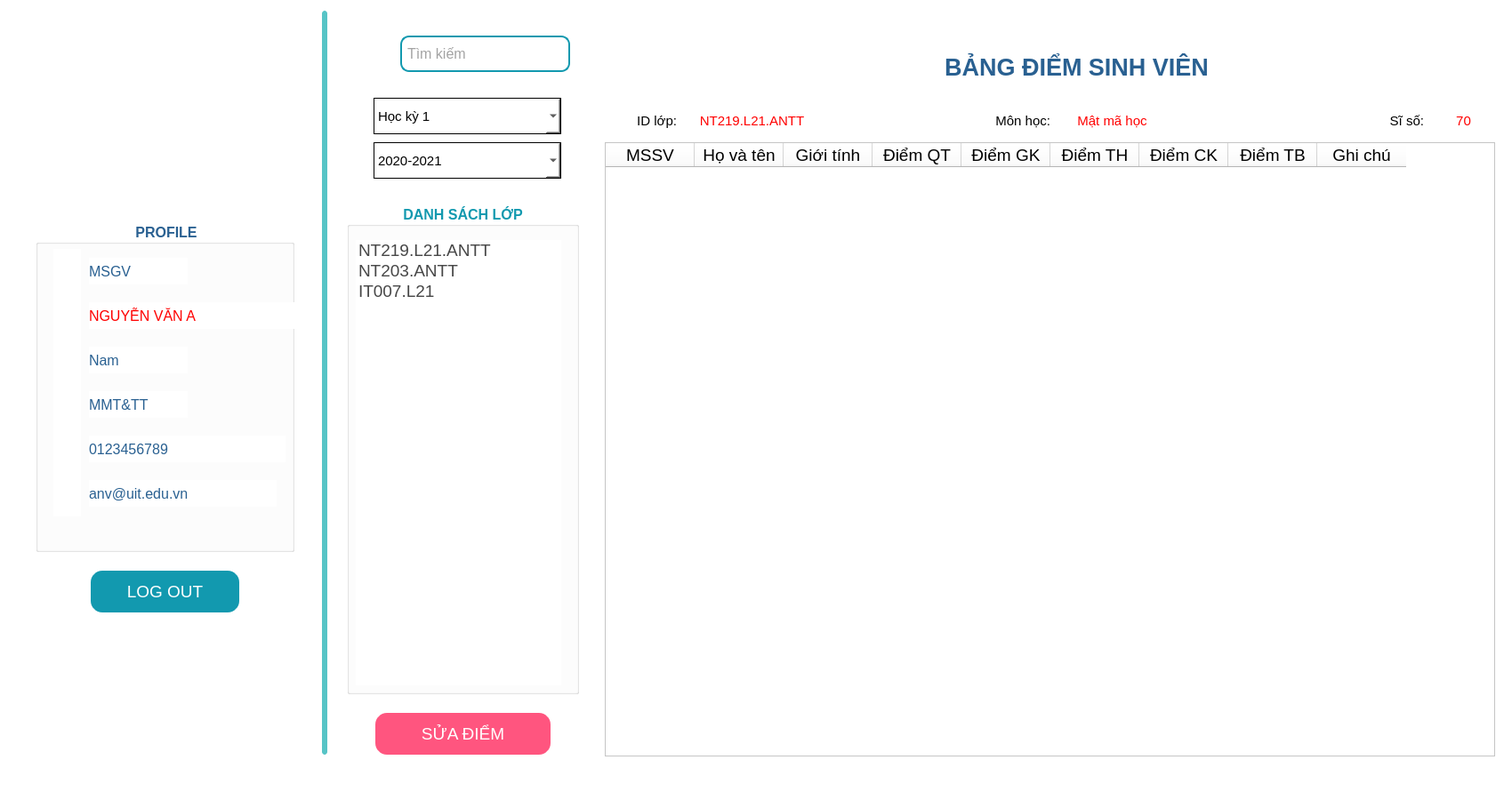
<?xml version="1.0" encoding="UTF-8"?>
<ui version="4.0">
 <class>TeacherForm</class>
 <widget class="QWidget" name="TeacherForm">
  <property name="geometry">
   <rect>
    <x>0</x>
    <y>0</y>
    <width>1700</width>
    <height>900</height>
   </rect>
  </property>
  <property name="minimumSize">
   <size>
    <width>1700</width>
    <height>900</height>
   </size>
  </property>
  <property name="maximumSize">
   <size>
    <width>1700</width>
    <height>900</height>
   </size>
  </property>
  <property name="font">
   <font>
    <family>Segoe UI</family>
    <pointsize>12</pointsize>
   </font>
  </property>
  <property name="windowTitle">
   <string>Teacher</string>
  </property>
  <property name="windowIcon">
   <iconset>
    <normaloff>uit.ico</normaloff>uit.ico</iconset>
  </property>
  <property name="styleSheet">
   <string notr="true">background-color:white
</string>
  </property>
  <widget class="QLineEdit" name="lineEdit">
   <property name="geometry">
    <rect>
     <x>360</x>
     <y>10</y>
     <width>10</width>
     <height>841</height>
    </rect>
   </property>
   <property name="styleSheet">
    <string notr="true">background-color: #57C4C6; border-style: outset; border-width: 2px; border-radius: 5px; border-color: white; padding: 4px; color:white</string>
   </property>
  </widget>
  <widget class="QGroupBox" name="groupboxProfile">
   <property name="geometry">
    <rect>
     <x>40</x>
     <y>250</y>
     <width>291</width>
     <height>371</height>
    </rect>
   </property>
   <property name="font">
    <font>
     <family>MS Shell Dlg 2</family>
     <pointsize>12</pointsize>
     <weight>75</weight>
     <bold>true</bold>
    </font>
   </property>
   <property name="styleSheet">
    <string notr="true">color: #296091; border-color: white;</string>
   </property>
   <property name="title">
    <string>PROFILE</string>
   </property>
   <property name="alignment">
    <set>Qt::AlignCenter</set>
   </property>
   <widget class="QLabel" name="labelName">
    <property name="geometry">
     <rect>
      <x>60</x>
      <y>90</y>
      <width>231</width>
      <height>30</height>
     </rect>
    </property>
    <property name="font">
     <font>
      <family>MS Shell Dlg 2</family>
      <pointsize>12</pointsize>
      <weight>50</weight>
      <bold>false</bold>
     </font>
    </property>
    <property name="styleSheet">
     <string notr="true">color: red
</string>
    </property>
    <property name="text">
     <string>NGUYỄN VĂN A</string>
    </property>
   </widget>
   <widget class="QLabel" name="labelPhone">
    <property name="geometry">
     <rect>
      <x>60</x>
      <y>240</y>
      <width>221</width>
      <height>30</height>
     </rect>
    </property>
    <property name="font">
     <font>
      <pointsize>12</pointsize>
     </font>
    </property>
    <property name="text">
     <string>0123456789</string>
    </property>
   </widget>
   <widget class="QLabel" name="label_2">
    <property name="geometry">
     <rect>
      <x>20</x>
      <y>30</y>
      <width>31</width>
      <height>301</height>
     </rect>
    </property>
    <property name="text">
     <string/>
    </property>
    <property name="pixmap">
     <pixmap>IconProfile.png</pixmap>
    </property>
   </widget>
   <widget class="QLabel" name="labelMail">
    <property name="geometry">
     <rect>
      <x>60</x>
      <y>290</y>
      <width>211</width>
      <height>30</height>
     </rect>
    </property>
    <property name="font">
     <font>
      <pointsize>12</pointsize>
     </font>
    </property>
    <property name="text">
     <string>anv@uit.edu.vn</string>
    </property>
   </widget>
   <widget class="QLabel" name="labelFaculty">
    <property name="geometry">
     <rect>
      <x>60</x>
      <y>190</y>
      <width>111</width>
      <height>30</height>
     </rect>
    </property>
    <property name="font">
     <font>
      <pointsize>12</pointsize>
     </font>
    </property>
    <property name="text">
     <string>MMT&amp;TT</string>
    </property>
   </widget>
   <widget class="QLabel" name="labelSex">
    <property name="geometry">
     <rect>
      <x>60</x>
      <y>140</y>
      <width>111</width>
      <height>30</height>
     </rect>
    </property>
    <property name="font">
     <font>
      <pointsize>12</pointsize>
     </font>
    </property>
    <property name="text">
     <string>Nam</string>
    </property>
   </widget>
   <widget class="QLabel" name="labelIDTeacher">
    <property name="geometry">
     <rect>
      <x>60</x>
      <y>40</y>
      <width>111</width>
      <height>30</height>
     </rect>
    </property>
    <property name="font">
     <font>
      <pointsize>12</pointsize>
     </font>
    </property>
    <property name="text">
     <string>MSGV</string>
    </property>
   </widget>
   <zorder>label_2</zorder>
   <zorder>labelName</zorder>
   <zorder>labelPhone</zorder>
   <zorder>labelMail</zorder>
   <zorder>labelFaculty</zorder>
   <zorder>labelSex</zorder>
   <zorder>labelIDTeacher</zorder>
  </widget>
  <widget class="QPushButton" name="buttonLogout">
   <property name="geometry">
    <rect>
     <x>100</x>
     <y>640</y>
     <width>171</width>
     <height>51</height>
    </rect>
   </property>
   <property name="font">
    <font>
     <family>MS Shell Dlg 2</family>
     <pointsize>14</pointsize>
    </font>
   </property>
   <property name="styleSheet">
    <string notr="true">background-color: rgb(18,153,175); border-style: outset; border-width: 2px; border-radius: 15px; border-color: white; padding: 4px; color:white</string>
   </property>
   <property name="text">
    <string>LOG OUT</string>
   </property>
  </widget>
  <widget class="QLabel" name="label_3">
   <property name="geometry">
    <rect>
     <x>20</x>
     <y>740</y>
     <width>331</width>
     <height>151</height>
    </rect>
   </property>
   <property name="text">
    <string/>
   </property>
   <property name="pixmap">
    <pixmap>decorate.png</pixmap>
   </property>
  </widget>
  <widget class="QLineEdit" name="lineSearch">
   <property name="geometry">
    <rect>
     <x>450</x>
     <y>40</y>
     <width>191</width>
     <height>41</height>
    </rect>
   </property>
   <property name="font">
    <font>
     <family>MS Shell Dlg 2</family>
     <pointsize>12</pointsize>
     <italic>false</italic>
    </font>
   </property>
   <property name="styleSheet">
    <string notr="true">background-color: white; border-style: solid; border-width: 2px; border-radius: 10px; border-color: rgb(18,153,175); padding: 4px; color: #474747;</string>
   </property>
   <property name="text">
    <string/>
   </property>
   <property name="placeholderText">
    <string>Tìm kiếm</string>
   </property>
  </widget>
  <widget class="QLabel" name="buttonSearch">
   <property name="geometry">
    <rect>
     <x>400</x>
     <y>40</y>
     <width>41</width>
     <height>41</height>
    </rect>
   </property>
   <property name="text">
    <string/>
   </property>
   <property name="pixmap">
    <pixmap>lookup.png</pixmap>
   </property>
   <property name="alignment">
    <set>Qt::AlignCenter</set>
   </property>
  </widget>
  <widget class="QLabel" name="label">
   <property name="geometry">
    <rect>
     <x>80</x>
     <y>40</y>
     <width>211</width>
     <height>201</height>
    </rect>
   </property>
   <property name="styleSheet">
    <string notr="true">border-style: outset; border-width: 2px; border-radius: 5px; border-color: white; padding: 4px;</string>
   </property>
   <property name="text">
    <string/>
   </property>
   <property name="pixmap">
    <pixmap>image.png</pixmap>
   </property>
   <property name="alignment">
    <set>Qt::AlignCenter</set>
   </property>
  </widget>
  <widget class="QComboBox" name="selectYear">
   <property name="geometry">
    <rect>
     <x>420</x>
     <y>160</y>
     <width>211</width>
     <height>41</height>
    </rect>
   </property>
   <property name="font">
    <font>
     <family>MS Shell Dlg 2</family>
     <pointsize>11</pointsize>
    </font>
   </property>
   <property name="styleSheet">
    <string notr="true">border-style:solid;
border-width: 1px; 
border-color:  black;
color: black</string>
   </property>
   <item>
    <property name="text">
     <string>2020-2021</string>
    </property>
   </item>
   <item>
    <property name="text">
     <string>2019-2020</string>
    </property>
   </item>
   <item>
    <property name="text">
     <string>2018-2019</string>
    </property>
   </item>
  </widget>
  <widget class="QComboBox" name="selectSemester">
   <property name="geometry">
    <rect>
     <x>420</x>
     <y>110</y>
     <width>211</width>
     <height>41</height>
    </rect>
   </property>
   <property name="font">
    <font>
     <family>MS Shell Dlg 2</family>
     <pointsize>11</pointsize>
    </font>
   </property>
   <property name="styleSheet">
    <string notr="true">border-style:solid;
border-width: 1px; 
border-color:  black;
color: black</string>
   </property>
   <item>
    <property name="text">
     <string>Học kỳ 1</string>
    </property>
   </item>
   <item>
    <property name="text">
     <string>Học kỳ 2</string>
    </property>
   </item>
   <item>
    <property name="text">
     <string>Học kỳ hè</string>
    </property>
   </item>
  </widget>
  <widget class="QGroupBox" name="groupListClass">
   <property name="geometry">
    <rect>
     <x>390</x>
     <y>230</y>
     <width>261</width>
     <height>551</height>
    </rect>
   </property>
   <property name="font">
    <font>
     <family>MS Shell Dlg 2</family>
     <pointsize>12</pointsize>
     <weight>75</weight>
     <bold>true</bold>
    </font>
   </property>
   <property name="styleSheet">
    <string notr="true">color:rgb(18,153,175);
</string>
   </property>
   <property name="title">
    <string>DANH SÁCH LỚP</string>
   </property>
   <property name="alignment">
    <set>Qt::AlignCenter</set>
   </property>
   <property name="flat">
    <bool>false</bool>
   </property>
   <widget class="QListWidget" name="listClass">
    <property name="geometry">
     <rect>
      <x>10</x>
      <y>40</y>
      <width>231</width>
      <height>501</height>
     </rect>
    </property>
    <property name="font">
     <font>
      <pointsize>14</pointsize>
     </font>
    </property>
    <property name="styleSheet">
     <string notr="true">background-color: white; border-style: solid; border-width: 0px; color: #474747;</string>
    </property>
    <property name="verticalScrollBarPolicy">
     <enum>Qt::ScrollBarAsNeeded</enum>
    </property>
    <property name="horizontalScrollBarPolicy">
     <enum>Qt::ScrollBarAsNeeded</enum>
    </property>
    <item>
     <property name="text">
      <string>NT219.L21.ANTT</string>
     </property>
    </item>
    <item>
     <property name="text">
      <string>NT203.ANTT</string>
     </property>
    </item>
    <item>
     <property name="text">
      <string>IT007.L21</string>
     </property>
    </item>
   </widget>
  </widget>
  <widget class="QTableWidget" name="tableClass">
   <property name="geometry">
    <rect>
     <x>680</x>
     <y>160</y>
     <width>1001</width>
     <height>691</height>
    </rect>
   </property>
   <property name="font">
    <font>
     <family>Segoe UI</family>
     <pointsize>12</pointsize>
    </font>
   </property>
   <property name="styleSheet">
    <string notr="true">color: black;
background-color: white; border-color: red

</string>
   </property>
   <property name="frameShape">
    <enum>QFrame::StyledPanel</enum>
   </property>
   <property name="sizeAdjustPolicy">
    <enum>QAbstractScrollArea::AdjustToContents</enum>
   </property>
   <column>
    <property name="text">
     <string>MSSV</string>
    </property>
    <property name="font">
     <font>
      <family>Segoe UI</family>
      <pointsize>14</pointsize>
     </font>
    </property>
    <property name="textAlignment">
     <set>AlignCenter</set>
    </property>
   </column>
   <column>
    <property name="text">
     <string>Họ và tên</string>
    </property>
    <property name="font">
     <font>
      <family>Segoe UI</family>
      <pointsize>14</pointsize>
     </font>
    </property>
    <property name="textAlignment">
     <set>AlignCenter</set>
    </property>
   </column>
   <column>
    <property name="text">
     <string>Giới tính</string>
    </property>
    <property name="font">
     <font>
      <family>Segoe UI</family>
      <pointsize>14</pointsize>
     </font>
    </property>
    <property name="textAlignment">
     <set>AlignCenter</set>
    </property>
   </column>
   <column>
    <property name="text">
     <string>Điểm QT</string>
    </property>
    <property name="font">
     <font>
      <family>Segoe UI</family>
      <pointsize>14</pointsize>
     </font>
    </property>
    <property name="textAlignment">
     <set>AlignCenter</set>
    </property>
   </column>
   <column>
    <property name="text">
     <string>Điểm GK</string>
    </property>
    <property name="font">
     <font>
      <family>Segoe UI</family>
      <pointsize>14</pointsize>
     </font>
    </property>
    <property name="textAlignment">
     <set>AlignCenter</set>
    </property>
   </column>
   <column>
    <property name="text">
     <string>Điểm TH</string>
    </property>
    <property name="font">
     <font>
      <family>Segoe UI</family>
      <pointsize>14</pointsize>
     </font>
    </property>
    <property name="textAlignment">
     <set>AlignCenter</set>
    </property>
   </column>
   <column>
    <property name="text">
     <string>Điểm CK</string>
    </property>
    <property name="font">
     <font>
      <family>Segoe UI</family>
      <pointsize>14</pointsize>
     </font>
    </property>
    <property name="textAlignment">
     <set>AlignCenter</set>
    </property>
   </column>
   <column>
    <property name="text">
     <string>Điểm TB</string>
    </property>
    <property name="font">
     <font>
      <family>Segoe UI</family>
      <pointsize>14</pointsize>
     </font>
    </property>
    <property name="textAlignment">
     <set>AlignCenter</set>
    </property>
   </column>
   <column>
    <property name="text">
     <string>Ghi chú</string>
    </property>
    <property name="font">
     <font>
      <family>Segoe UI</family>
      <pointsize>14</pointsize>
     </font>
    </property>
    <property name="textAlignment">
     <set>AlignCenter</set>
    </property>
   </column>
  </widget>
  <widget class="QPushButton" name="buttonEdit">
   <property name="geometry">
    <rect>
     <x>420</x>
     <y>800</y>
     <width>201</width>
     <height>51</height>
    </rect>
   </property>
   <property name="font">
    <font>
     <family>MS Shell Dlg 2</family>
     <pointsize>14</pointsize>
    </font>
   </property>
   <property name="styleSheet">
    <string notr="true">background-color: rgb(255, 85, 127); border-style: outset; border-width: 2px; border-radius: 15px; border-color: white; padding: 4px; color:white</string>
   </property>
   <property name="text">
    <string>SỬA ĐIỂM</string>
   </property>
  </widget>
  <widget class="QLabel" name="label_4">
   <property name="geometry">
    <rect>
     <x>680</x>
     <y>120</y>
     <width>81</width>
     <height>31</height>
    </rect>
   </property>
   <property name="font">
    <font>
     <pointsize>11</pointsize>
    </font>
   </property>
   <property name="styleSheet">
    <string notr="true">color: black
</string>
   </property>
   <property name="text">
    <string>ID lớp:</string>
   </property>
   <property name="alignment">
    <set>Qt::AlignRight|Qt::AlignTrailing|Qt::AlignVCenter</set>
   </property>
  </widget>
  <widget class="QLabel" name="labelIDClass">
   <property name="geometry">
    <rect>
     <x>760</x>
     <y>120</y>
     <width>171</width>
     <height>31</height>
    </rect>
   </property>
   <property name="font">
    <font>
     <pointsize>11</pointsize>
    </font>
   </property>
   <property name="styleSheet">
    <string notr="true">color: red
</string>
   </property>
   <property name="text">
    <string>NT219.L21.ANTT</string>
   </property>
   <property name="alignment">
    <set>Qt::AlignCenter</set>
   </property>
  </widget>
  <widget class="QLabel" name="labelNameSubject">
   <property name="geometry">
    <rect>
     <x>1180</x>
     <y>120</y>
     <width>141</width>
     <height>31</height>
    </rect>
   </property>
   <property name="font">
    <font>
     <pointsize>11</pointsize>
    </font>
   </property>
   <property name="styleSheet">
    <string notr="true">color: red
</string>
   </property>
   <property name="text">
    <string>Mật mã học</string>
   </property>
   <property name="alignment">
    <set>Qt::AlignCenter</set>
   </property>
  </widget>
  <widget class="QLabel" name="label_5">
   <property name="geometry">
    <rect>
     <x>1100</x>
     <y>120</y>
     <width>81</width>
     <height>31</height>
    </rect>
   </property>
   <property name="font">
    <font>
     <pointsize>11</pointsize>
    </font>
   </property>
   <property name="styleSheet">
    <string notr="true">color: black
</string>
   </property>
   <property name="text">
    <string>Môn học:</string>
   </property>
   <property name="alignment">
    <set>Qt::AlignRight|Qt::AlignTrailing|Qt::AlignVCenter</set>
   </property>
  </widget>
  <widget class="QLabel" name="labelNumber">
   <property name="geometry">
    <rect>
     <x>1610</x>
     <y>120</y>
     <width>71</width>
     <height>31</height>
    </rect>
   </property>
   <property name="font">
    <font>
     <pointsize>11</pointsize>
    </font>
   </property>
   <property name="styleSheet">
    <string notr="true">color: red
</string>
   </property>
   <property name="text">
    <string>70</string>
   </property>
   <property name="alignment">
    <set>Qt::AlignCenter</set>
   </property>
  </widget>
  <widget class="QLabel" name="label_7">
   <property name="geometry">
    <rect>
     <x>1520</x>
     <y>120</y>
     <width>81</width>
     <height>31</height>
    </rect>
   </property>
   <property name="font">
    <font>
     <pointsize>11</pointsize>
    </font>
   </property>
   <property name="styleSheet">
    <string notr="true">color: black
</string>
   </property>
   <property name="text">
    <string>Sĩ số:</string>
   </property>
   <property name="alignment">
    <set>Qt::AlignRight|Qt::AlignTrailing|Qt::AlignVCenter</set>
   </property>
  </widget>
  <widget class="QLabel" name="label_6">
   <property name="geometry">
    <rect>
     <x>1010</x>
     <y>50</y>
     <width>401</width>
     <height>51</height>
    </rect>
   </property>
   <property name="font">
    <font>
     <pointsize>20</pointsize>
     <weight>75</weight>
     <bold>true</bold>
    </font>
   </property>
   <property name="styleSheet">
    <string notr="true">color:rgb(41, 96, 145)
</string>
   </property>
   <property name="text">
    <string>BẢNG ĐIỂM SINH VIÊN</string>
   </property>
   <property name="alignment">
    <set>Qt::AlignCenter</set>
   </property>
  </widget>
  <zorder>buttonSearch</zorder>
  <zorder>lineEdit</zorder>
  <zorder>groupboxProfile</zorder>
  <zorder>buttonLogout</zorder>
  <zorder>label_3</zorder>
  <zorder>lineSearch</zorder>
  <zorder>label</zorder>
  <zorder>selectYear</zorder>
  <zorder>selectSemester</zorder>
  <zorder>groupListClass</zorder>
  <zorder>tableClass</zorder>
  <zorder>buttonEdit</zorder>
  <zorder>label_4</zorder>
  <zorder>labelIDClass</zorder>
  <zorder>labelNameSubject</zorder>
  <zorder>label_5</zorder>
  <zorder>labelNumber</zorder>
  <zorder>label_7</zorder>
  <zorder>label_6</zorder>
 </widget>
 <resources/>
 <connections/>
</ui>
